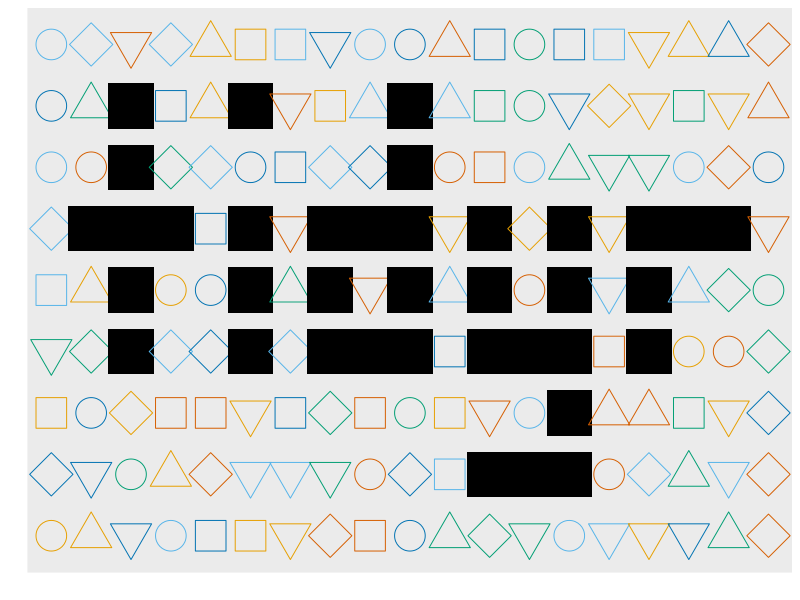

R code for this plot:
# This script constructs a graph representing a design concept for the R package tidyr
# tidyr is a package that helps analyst transform mishapen data in a "tidy" format ready for analysis and visualization
# The logo reflects the goal of tidyr by forming the word tidyr with uniform shapes of the same color amid a field of randomly plotted shapes rndomly colored

# Load libraries
library("ggplot2")

# Set the range of the xy plane
xRange <- 19
yRange <- 9

# Generate x and y values for the xy plane for each column-row intersection
xValues <- rep(1:xRange, yRange)
yValues <- rep(1:yRange, each = xRange)

# Create a data frame with the x and y values where on row contains a coordinate for a column-row intersection in the plane
logoPlane <- data.frame(xValue = xValues, yValue = yValues)

# Generate x and y values for the xy plane for each column-row intersections that create "tidyr" 
logoXValues <- c(2,3,3,3,3,3,4,6,6,6,6,8,8,8,9,9,10,10,10,10,10,12,12,12,12,13,13,14,14,14,14,14,16,16,16,17,18)
logoYValues <- c(6,4,5,6,7,8,6,4,5,6,8,4,5,6,4,6,4,5,6,7,8,2,4,5,6,2,4,2,3,4,5,6,4,5,6,6,6)

# Create a data frame with the x and y values where one row contains a coordinate for a column-row intersection that create "tidyr"
# Create a new column that indicates these rows are used to create the logo
logoPoints <- data.frame(xValue = logoXValues, yValue = logoYValues, isLogoCoordinate = TRUE)

# Merger the plane and point data frames so that each coordiante that is used in word is distinguidhed from the general plane
logoPlane <- merge(x = logoPlane, y = logoPoints, by = c("xValue","yValue"), all = TRUE)
# Set the values of rows that are not used in the word from NA to FALSE
logoPlane$isLogoCoordinate[is.na(logoPlane$isLogoCoordinate)] <- FALSE

# Set the color and shape codes used for the plane coordinates
logoPlaneColor <- c("#E69F00", "#56B4E9", "#009E73", "#0072B2", "#D55E00")
logoPlaneShape <- c(0,1,2,5,6)

# Add color and shape columns to the plane data frame. Randomly set color and shape values using the colors and shapes previous selected 
logoPlane$logoColor <- sapply(1:(xRange * yRange), function(x) sample(logoPlaneColor,1))
logoPlane$logoShape <- sapply(1:(xRange * yRange), function(x) sample(logoPlaneShape,1))

# Set the color and shape of the word coordinates to a specific color and a specific shape not previous set in the color and shape sets
logoPlane$logoColor[which(logoPlane$isLogoCoordinate == TRUE)] <- "#000000" 
logoPlane$logoShape[which(logoPlane$isLogoCoordinate == TRUE)] <- 15

# Construct the plot so that the color and shape of each coodinate is set from the assigned values in the data frame. Additionally, make the letter coordinate shapes bigger than the plane shapes.
tidyrLogo <- ggplot(data=logoPlane, aes(x=xValue,y=yValue)) +
  scale_y_discrete(name="") +
  scale_x_discrete(name="") +
  scale_shape_identity() +
  scale_colour_identity() +
  geom_point(mapping=aes(shape=logoShape, color=logoColor), size=ifelse(logoPlane$isLogoCoordinate == TRUE,15,10))

# Remove almost all plot area elements and return the plot
tidyrLogo + theme(panel.grid.major = element_blank(), panel.grid.minor = element_blank(), axis.text = element_blank(), axis.ticks = element_blank())
